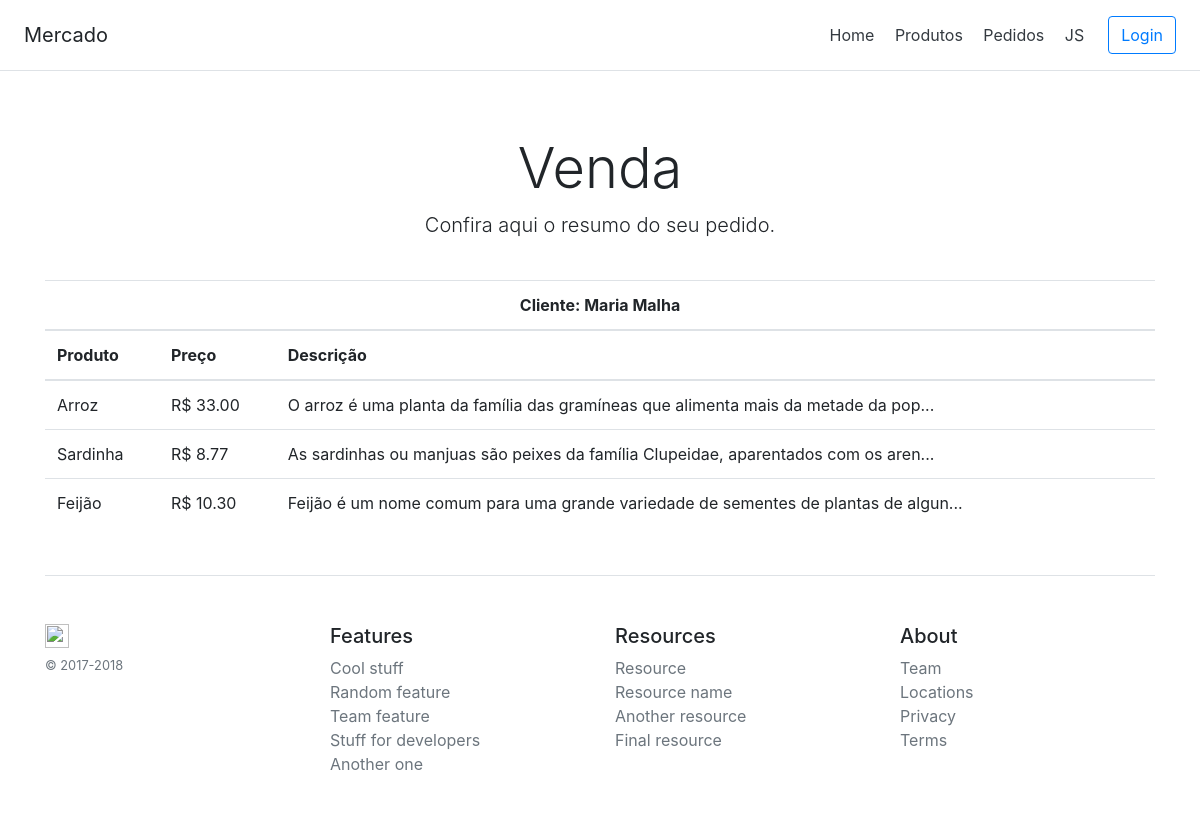
The page /venda/5/ on the database its author committed.
### core/models.py (models this page shows, shortened)
class Pedido(models.Model):
    cliente     = models.ForeignKey(Cliente, on_delete=models.CASCADE)
    criado      = models.DateField('Criado em', auto_now_add=True)
    modificado  = models.DateField('Modificado em', auto_now_add=False, auto_now=True)

class Cliente(models.Model):
    cliente     = models.CharField('Nome Cliente', max_length=15)
    cpf         = models.CharField('CPF', max_length=11)
    def __str__(self):
        return self.cliente

class DetalhePedido(models.Model):
    pedido      = models.ForeignKey(Pedido, on_delete=models.CASCADE)
    produto     = models.ForeignKey(Produto, on_delete=models.CASCADE)
    quantidade  = models.PositiveSmallIntegerField('quantidade')
    preco       = models.DecimalField('Preço', decimal_places=2, max_digits=7)

class Produto(models.Model):
    produto     = models.CharField('Nome Produto', max_length=20)
    descricao   = models.TextField('Descrição', max_length=500)
    preco       = models.DecimalField('Preço', decimal_places=2, max_digits=7, validators=[MinValueValidator(0.01)])
    def __str__(self):
        return self.produto

### core/views.py (the view)
# urls.py: path('venda/<int:venda_pk>/', views.venda, name='venda'),
def venda(request, venda_pk):
    pedido = Pedido.objects.get(pk=venda_pk)
    detalhes = pedido.detalhepedido_set.all()
    context = {
        'pedido': pedido,
        'detalhes': detalhes,
    }
    return render(request, 'core/venda.html', context)

### core/templates/core/venda.html
{% extends 'core/base.html' %}
{% block content %}
    <div class="pricing-header px-3 py-3 pt-md-5 pb-md-4 mx-auto text-center">
      <h1 class="display-4">Venda</h1>
      <p class="lead">Confira aqui o resumo do seu pedido.</p>
    </div>
    <div class="container">
      <table class="table table-hover">
        <thead>
          <tr align="center">
            <th colspan="3">
            Cliente: {{ pedido.cliente }}
            </th>
          </tr>
          <tr>
            <th>Produto</th>
            <th>Preço</th>
            <th>Descrição</th>
          </tr>
        </thead>
        <tbody>
          {% for detalhe in detalhes %}
          <tr>
            <td>{{ detalhe.produto }}</td>
            <td>R$ {{ detalhe.preco }}</td>
            <td>{{ detalhe.produto.descricao|slice:":80" }}...</td>
          </tr>
          {% endfor %}
        </tbody>
      </table>
    </div>
{% endblock %}

### rows shown on the page
Pedido: cliente "Maria Malha"
DetalhePedido: produto "Arroz", preco "33.00", produto.descricao "O arroz é uma planta da família das gramíneas que alimenta mais da metade da pop"
DetalhePedido: produto "Sardinha", preco "8.77", produto.descricao "As sardinhas ou manjuas são peixes da família Clupeidae, aparentados com os aren"
DetalhePedido: produto "Feijão", preco "10.30", produto.descricao "Feijão é um nome comum para uma grande variedade de sementes de plantas de algun"
